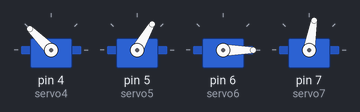
This sketch was run on a simulated Arduino Uno, built with avr-gcc and run on an emulated ATmega328P. Parts: 4 × servo.

Above: at 0.1 s.
At 4.4 s:
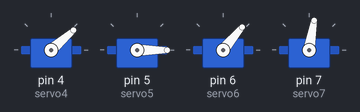
At 9.4 s:
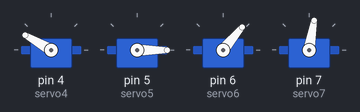
At 14.8 s:
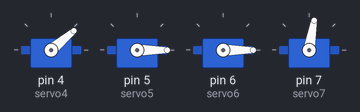
At 20.4 s:
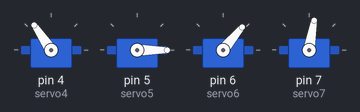
At 31.0 s:
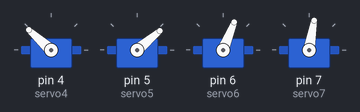
Timing chart, 0 to 35.4 s (numbered marks = the images above):
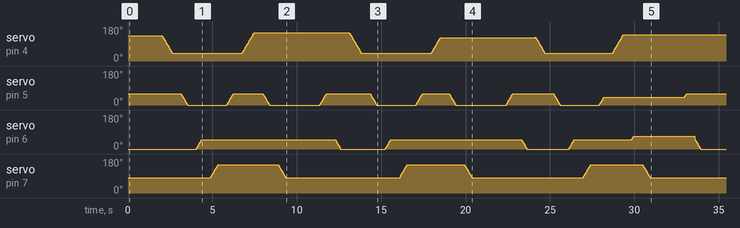

The sketch:

3cupstack.ino
```cpp
#include <Servo.h>

// Define the servo objects
Servo servo4;
Servo servo5;
Servo servo6;
Servo servo7;

// Define initial and final positions
int initialPosition4 = 135;
int initialPosition4_1 = 150;
int initialPosition4_2 = 125;
int initialPosition4_3 = 138;
int finalPosition4 = 40;

int initialPosition5 = 60;
int midPosition5 = 40;
int finalPosition5 = 0;

int initialPosition6 = 0;
int midPosition6 = 68;
int finalPosition6 = 50;

int initialPosition7 = 80;
int finalPosition7 = 150;

void setup() {
  // Attach the servos to their respective pins
  servo4.attach(4);
  servo5.attach(5);
  servo6.attach(6);
  servo7.attach(7);

  // Move servos to their initial positions
  servo4.write(initialPosition4);
  servo5.write(initialPosition5);
  servo6.write(initialPosition6);
  servo7.write(initialPosition7);

  delay(2000);

  // Execute the movement sequence
  // Step 1
  moveServo(servo4, initialPosition4, finalPosition4);
  delay(500);

  // Step 2
  moveServo(servo5, initialPosition5, finalPosition5);
  delay(500);

  // Step 3
  moveServo(servo6, initialPosition6, finalPosition6);
  delay(500);

  // Step 4
  moveServo(servo7, initialPosition7, finalPosition7);
  delay(500);

  // Step 5
  moveServo(servo5, finalPosition5, initialPosition5);
  delay(500);

  // Step 6
  moveServo(servo4, finalPosition4, initialPosition4_1);
  delay(500);

  // Step 7
  moveServo(servo5, initialPosition5, finalPosition5);
  delay(500);

  // Step 8
  moveServo(servo7, finalPosition7, initialPosition7);
  delay(2000);

  // Step 9
  moveServo(servo5, finalPosition5, initialPosition5);
  delay(500);

  // Step 10
  moveServo(servo6, finalPosition6, initialPosition6);
  delay(500);

// end of sequence 1

  // Step 11
  moveServo(servo4, initialPosition4_1, finalPosition4);
  delay(500);

  // Step 12
  moveServo(servo5, initialPosition5, finalPosition5);
  delay(500);

  // Step 13
  moveServo(servo6, initialPosition6, finalPosition6);
  delay(500);

  // Step 14
  moveServo(servo7, initialPosition7, finalPosition7);
  delay(500);

  // Step 15
  moveServo(servo5, finalPosition5, initialPosition5);
  delay(500);

  // Step 16
  moveServo(servo4, finalPosition4, initialPosition4_2);
  delay(500);

  // Step 17
  moveServo(servo5, initialPosition5, finalPosition5);
  delay(500);

  // Step 18
  moveServo(servo7, finalPosition7, initialPosition7);
  delay(2000);

  // Step 19
  moveServo(servo5, finalPosition5, initialPosition5);
  delay(500);

  // Step 20
  moveServo(servo6, finalPosition6, initialPosition6);
  delay(500);

// end of sequence 2

  // Step 21
  moveServo(servo4, initialPosition4_2, finalPosition4);
  delay(500);

  // Step 22
  moveServo(servo5, initialPosition5, finalPosition5);
  delay(500);

  // Step 23
  moveServo(servo6, initialPosition6, finalPosition6);
  delay(500);

  // Step 24
  moveServo(servo7, initialPosition7, finalPosition7);
  delay(500);

  // Step 25
  moveServo(servo5, finalPosition5, midPosition5);
  delay(500);

  // Step 26
  moveServo(servo4, finalPosition4, initialPosition4_3);
  delay(500);

  // Step 27
  moveServo(servo6, finalPosition6, midPosition6);
  delay(500);

  // Step 28
  moveServo(servo7, finalPosition7, initialPosition7);
  delay(2000);

  // Step 29
  moveServo(servo5, midPosition5, initialPosition5);
  delay(500);

  // Step 30
  moveServo(servo6, finalPosition6, initialPosition6);
  delay(500);

// end of sequence 3

}

void loop() {
  // Nothing needed here, as we want the sequence to happen only once
}

void moveServo(Servo &servo, int start, int end) {
  int step = 2; // Increase step size to make movements faster
  if (start < end) {
    for (int pos = start; pos <= end; pos += step) {
      servo.write(pos);
      delay(13); // Reduced delay for faster movement
    }
  } else {
    for (int pos = start; pos >= end; pos -= step) {
      servo.write(pos);
      delay(13); // Reduced delay for faster movement
    }
  }
}
```
